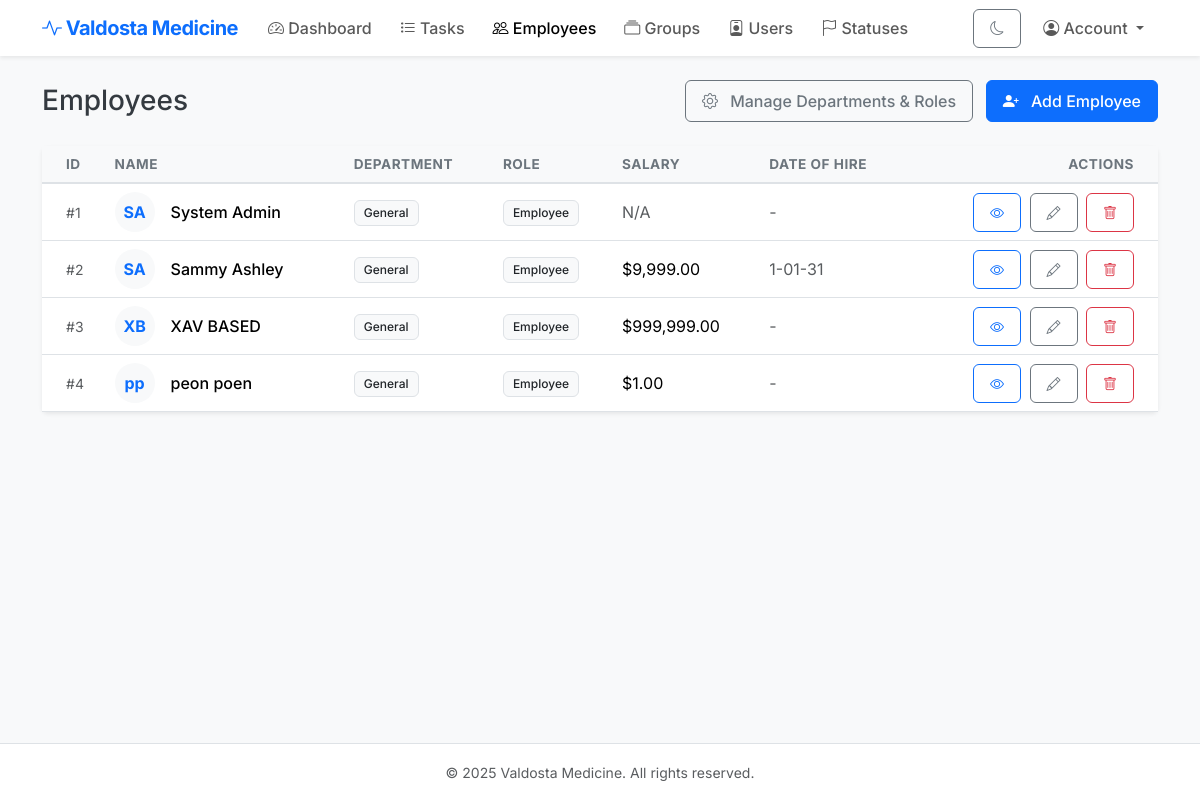
Page /employees (signed in) on the committed database.
### models.py (models this page shows)
class Employee(db.Model):
    __tablename__ = "employees"
    id = db.Column(db.Integer, primary_key=True)
    employee_id = db.Column(db.String(20), unique=True, nullable=False)  # Random employee ID
    first_name = db.Column(db.String(100), nullable=False)
    last_name = db.Column(db.String(100), nullable=False)
    address = db.Column(db.Text)
    salary = db.Column(db.Float)
    date_of_hire = db.Column(db.Date)
    date_of_birth = db.Column(db.Date)
    department_id = db.Column(db.Integer, db.ForeignKey("departments.id"))
    role_id = db.Column(db.Integer, db.ForeignKey("roles.id"))
    user_id = db.Column(db.Integer, db.ForeignKey("users.id"))
    department = db.relationship("Department", back_populates="employees")
    role = db.relationship("Role", back_populates="employees")
    user = db.relationship("User", back_populates="employee")
    def full_name(self):
        return f"{self.first_name} {self.last_name}"

class Department(db.Model):
    __tablename__ = "departments"
    id = db.Column(db.Integer, primary_key=True)
    name = db.Column(db.String(100), nullable=False)
    description = db.Column(db.Text)
    employees = db.relationship("Employee", back_populates="department")

class Role(db.Model):
    __tablename__ = "roles"
    id = db.Column(db.Integer, primary_key=True)
    name = db.Column(db.String(100), nullable=False)
    description = db.Column(db.Text)
    employees = db.relationship("Employee", back_populates="role")

### app.py (the view)
    @app.route("/employees")
    @login_required
    def employees():
        emps = Employee.query.all()
        departments = Department.query.all()
        roles = Role.query.all()
        return render_template("employees.html", employees=emps,
                               departments=departments, roles=roles)

### models.py (called while the page is built)
    def is_admin(self):
        return any(g.is_admin_group for g in self.groups)

### templates/employees.html (shortened to what this page needs)
{% extends "base.html" %}
{% block content %}
<div class="d-flex justify-content-between align-items-center mb-4">
  <h2 class="h3 mb-0">Employees</h2>
  <div>
    <a href="{{ url_for('departments_roles') }}" class="btn btn-outline-secondary me-2">
      <i class="bi bi-gear me-2"></i> Manage Departments & Roles
    </a>
    <button class="btn btn-primary" data-bs-toggle="modal" data-bs-target="#addEmployeeModal">
      <i class="bi bi-person-plus-fill me-2"></i> Add Employee
    </button>
  </div>
</div>
<div class="card shadow-sm">
  <div class="card-body p-0">
    <div class="table-responsive">
      <table class="table table-hover mb-0 align-middle">
        <thead class="table-light">
          <tr>
            <th class="ps-4">ID</th>
            <th>Name</th>
            <th>Department</th>
            <th>Role</th>
            <th>Salary</th>
            <th>Date of Hire</th>
            <th class="text-end pe-4">Actions</th>
          </tr>
        </thead>
        <tbody>
          {% for e in employees %}
          <tr>
            <td class="ps-4 text-muted small">#{{ e.id }}</td>
            <td class="fw-medium">
              <div class="d-flex align-items-center">
                <div
                  class="avatar me-3 bg-light rounded-circle d-flex align-items-center justify-content-center text-primary"
                  style="width: 40px; height: 40px;">
                  <span class="fw-bold">{{ e.first_name[0] }}{{ e.last_name[0] }}</span>
                </div>
                <div>{{ e.full_name() }}</div>
              </div>
            </td>
            <td>
              <span class="badge bg-light text-dark border">
                {{ e.department.name if e.department else 'N/A' }}
              </span>
            </td>
            <td>
              <span class="badge bg-light text-dark border">
                {{ e.role.name if e.role else 'N/A' }}
              </span>
            </td>
            <td>
              {% if e.salary is not none %}
              ${{ "{:,.2f}".format(e.salary) }}
              {% else %}
              <span class="text-muted">N/A</span>
              {% endif %}
            </td>
            <td class="text-muted">
              {{ e.date_of_hire.strftime('%Y-%m-%d') if e.date_of_hire else '-' }}
            </td>
            <td class="text-end pe-4">
              <button class="btn btn-sm btn-outline-primary me-1" data-bs-toggle="modal"
                data-bs-target="#viewEmployeeModal{{ e.id }}" title="View Details">
                <i class="bi bi-eye"></i>
              </button>
              <button class="btn btn-sm btn-outline-secondary me-1" data-bs-toggle="modal"
                data-bs-target="#editEmployeeModal{{ e.id }}" title="Edit">
                <i class="bi bi-pencil"></i>
              </button>
              <button class="btn btn-sm btn-outline-danger" data-bs-toggle="modal"
                data-bs-target="#deleteEmployeeModal{{ e.id }}" title="Delete">
                <i class="bi bi-trash"></i>
              </button>
            </td>
          </tr>
          {% else %}
          <tr>
            <td colspan="7" class="text-center py-4 text-muted">No employees found.</td>
          </tr>
          {% endfor %}
        </tbody>
      </table>
    </div>
  </div>
</div>
{% endblock %}

### templates/base.html (shortened to what this page needs)
<!doctype html>
<html lang="en" class="h-100">
<head>
  <link rel="stylesheet" href="https://cdn.jsdelivr.net/npm/bootstrap-icons@1.11.3/font/bootstrap-icons.min.css">
  <link href="https://cdn.jsdelivr.net/npm/bootstrap@5.3.3/dist/css/bootstrap.min.css" rel="stylesheet">
  <link rel="stylesheet" href="{{ url_for('static', filename='style.css') }}">
</head>
<body class="d-flex flex-column h-100 bg-light">
<nav class="navbar navbar-expand-lg navbar-light bg-white shadow-sm mb-4">
  <div class="container">
    <a class="navbar-brand fw-bold text-primary" href="{{ url_for('dashboard') }}">
      <i class="bi bi-activity"></i> Valdosta Medicine
    </a>
    <div class="collapse navbar-collapse" id="navbarContent">
      {% if session.user_id %}
      <ul class="navbar-nav me-auto mb-2 mb-lg-0">
        <li class="nav-item">
            <a class="nav-link {% if request.endpoint == 'dashboard' %}active{% endif %}" href="{{ url_for('dashboard') }}">
              <i class="bi bi-speedometer2"></i> Dashboard
            </a>
        </li>
        <li class="nav-item">
            <a class="nav-link {% if request.endpoint == 'tasks' %}active{% endif %}" href="{{ url_for('tasks') }}">
              <i class="bi bi-list-task"></i> Tasks
            </a>
        </li>
        {% if current_user and current_user.is_admin() %}
        <li class="nav-item">
            <a class="nav-link {% if request.endpoint == 'employees' %}active{% endif %}" href="{{ url_for('employees') }}">
              <i class="bi bi-people"></i> Employees
            </a>
        </li>
        <li class="nav-item">
            <a class="nav-link {% if request.endpoint == 'groups' %}active{% endif %}" href="{{ url_for('groups') }}">
              <i class="bi bi-collection"></i> Groups
            </a>
        </li>
        <li class="nav-item">
            <a class="nav-link {% if request.endpoint == 'users' %}active{% endif %}" href="{{ url_for('users') }}">
              <i class="bi bi-person-badge"></i> Users
            </a>
        </li>
        <li class="nav-item">
            <a class="nav-link {% if request.endpoint == 'statuses' %}active{% endif %}" href="{{ url_for('statuses') }}">
              <i class="bi bi-flag"></i> Statuses
            </a>
        </li>
        {% endif %}
      </ul>
      <ul class="navbar-nav align-items-center gap-2">
        <li class="nav-item">
          <button class="btn btn-sm btn-outline-secondary" id="themeToggle" type="button" aria-label="Toggle dark mode">
          </button>
        </li>
        <li class="nav-item dropdown">
           <a class="nav-link dropdown-toggle" href="#" role="button" data-bs-toggle="dropdown">
             <i class="bi bi-person-circle"></i> Account
           </a>
        </li>
      </ul>
      {% endif %}
    </div>
  </div>
</nav>
<main class="flex-shrink-0 mb-5">
  <div class="container">
    {% block content %}{% endblock %}
  </div>
</main>
<footer class="footer mt-auto py-3 bg-white border-top">
  <div class="container text-center text-muted">
    <small>&copy; {{ now_year }} Valdosta Medicine. All rights reserved.</small>
  </div>
</footer>
</body>
</html>

### static/style.css (style rules this page uses)
body { font-family: 'Inter', sans-serif; background-color: #f8f9fa; color: #343a40; }
h1, h2, h3, h4, h5, h6 { font-weight: 600; color: #212529; }
.card { border: none; box-shadow: 0 0.125rem 0.25rem rgba(0, 0, 0, 0.075); transition: transform 0.2s ease-in-out, box-shadow 0.2s ease-in-out; }
.btn { border-radius: 0.375rem; font-weight: 500; padding: 0.5rem 1rem; }
.navbar-brand { letter-spacing: -0.5px; }
.nav-link { font-weight: 500; padding: 6px 14px !important; border-radius: 999px; }
.table { vertical-align: middle; }
.table thead th { border-top: none; border-bottom: 2px solid #dee2e6; font-size: 0.85rem; text-transform: uppercase; letter-spacing: 0.5px; color: #6c757d; }
.badge { font-weight: 500; padding: 0.5em 0.75em; }
body, .card, .navbar, .footer, .table, .modal-content, .form-control, .form-select, .dropdown-menu, .badge, .nav-link, .btn { transition: background-color .25s ease, color .25s ease, border-color .25s ease, box-shadow .25s ease; }

### rows in the picture
Employee: id "1", first_name "S", last_name "A", full_name "System Admin", department "General", role "Employee", shows "N/A", date_of_hire "-"
Employee: id "2", first_name "S", last_name "A", full_name "Sammy Ashley", department "General", role "Employee", salary "9,999.00", date_of_hire "1-01-31"
Employee: id "3", first_name "X", last_name "B", full_name "XAV BASED", department "General", role "Employee", salary "999,999.00", date_of_hire "-"
Employee: id "4", first_name "p", last_name "p", full_name "peon poen", department "General", role "Employee", salary "1.00", date_of_hire "-"
